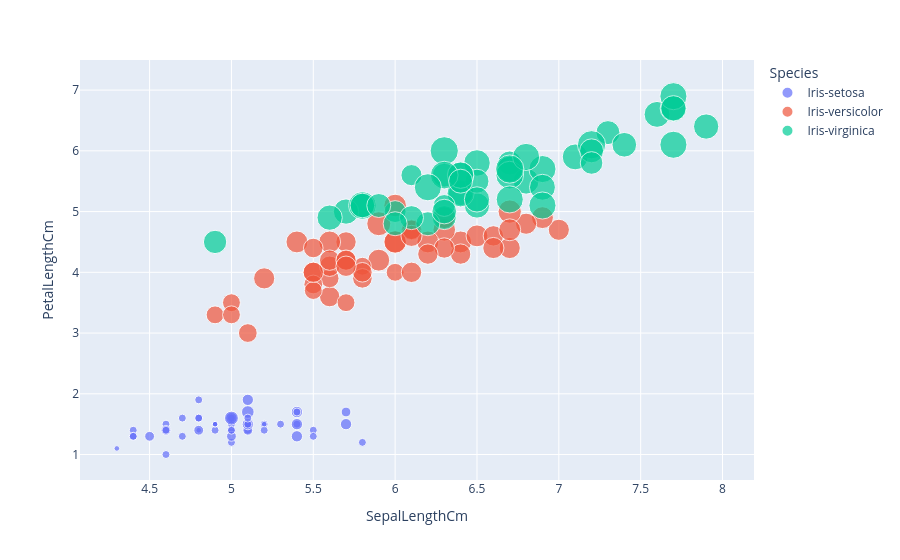

Source (notebook cell):
### Markdown cell above
# PLOTLY SCATTER

### Code cell
import plotly.express as px
fig = px.scatter(iris, x="SepalLengthCm", y="PetalLengthCm", color="Species",
                 size=sizes, hover_data=['PetalWidthCm'])
fig.show()

### Figure 1 — Plotly figure (JSON) as saved in the notebook; plotly's stock layout.template omitted (floating-point values rounded to 4 significant figures)
{"data": [{"customdata": [[0.2], [0.2], [0.2], [0.2], [0.2], [0.4], [0.3], [0.2], [0.2], [0.1], [0.2], [0.2], [0.1], [0.1], [0.2], [0.4], [0.4], [0.3], [0.3], [0.3], [0.2], [0.4], [0.2], [0.5], [0.2], [0.2], [0.4], [0.2], [0.2], [0.2], [0.2], [0.4], [0.1], [0.2], [0.1], [0.2], [0.2], [0.1], [0.2], [0.2], [0.3], [0.3], [0.2], [0.6], [0.4], [0.3], [0.2], [0.2], [0.2], [0.2]], "hovertemplate": "Species=Iris-setosa<br>SepalLengthCm=%{x}<br>PetalLengthCm=%{y}<br>size=%{marker.size}<br>PetalWidthCm=%{customdata[0]}<extra></extra>", "legendgroup": "Iris-setosa", "marker": {"color": "#636efa", "size": [0.08, 0.08, 0.08, 0.08, 0.08, 0.16, 0.12, 0.08, 0.08, 0.04, 0.08, 0.08, 0.04, 0.04, 0.08, 0.16, 0.16, 0.12, 0.12, 0.12, 0.08, 0.16, 0.08, 0.2, 0.08, 0.08, 0.16, 0.08, 0.08, 0.08, 0.08, 0.16, 0.04, 0.08, 0.04, 0.08, 0.08, 0.04, 0.08, 0.08, 0.12, 0.12, 0.08, 0.24, 0.16, 0.12, 0.08, 0.08, 0.08, 0.08], "sizemode": "area", "sizeref": 0.0025, "symbol": "circle"}, "mode": "markers", "name": "Iris-setosa", "orientation": "v", "showlegend": true, "type": "scatter", "x": [5.1, 4.9, 4.7, 4.6, 5.0, 5.4, 4.6, 5.0, 4.4, 4.9, 5.4, 4.8, 4.8, 4.3, 5.8, 5.7, 5.4, 5.1, 5.7, 5.1, 5.4, 5.1, 4.6, 5.1, 4.8, 5.0, 5.0, 5.2, 5.2, 4.7, 4.8, 5.4, 5.2, 5.5, 4.9, 5.0, 5.5, 4.9, 4.4, 5.1, 5.0, 4.5, 4.4, 5.0, 5.1, 4.8, 5.1, 4.6, 5.3, 5.0], "xaxis": "x", "y": [1.4, 1.4, 1.3, 1.5, 1.4, 1.7, 1.4, 1.5, 1.4, 1.5, 1.5, 1.6, 1.4, 1.1, 1.2, 1.5, 1.3, 1.4, 1.7, 1.5, 1.7, 1.5, 1.0, 1.7, 1.9, 1.6, 1.6, 1.5, 1.4, 1.6, 1.6, 1.5, 1.5, 1.4, 1.5, 1.2, 1.3, 1.5, 1.3, 1.5, 1.3, 1.3, 1.3, 1.6, 1.9, 1.4, 1.6, 1.4, 1.5, 1.4], "yaxis": "y"}, {"customdata": [[1.4], [1.5], [1.5], [1.3], [1.5], [1.3], [1.6], [1.0], [1.3], [1.4], [1.0], [1.5], [1.0], [1.4], [1.3], [1.4], [1.5], [1.0], [1.5], [1.1], [1.8], [1.3], [1.5], [1.2], [1.3], [1.4], [1.4], [1.7], [1.5], [1.0], [1.1], [1.0], [1.2], [1.6], [1.5], [1.6], [1.5], [1.3], [1.3], [1.3], [1.2], [1.4], [1.2], [1.0], [1.3], [1.2], [1.3], [1.3], [1.1], [1.3]], "hovertemplate": "Species=Iris-versicolor<br>SepalLengthCm=%{x}<br>PetalLengthCm=%{y}<br>size=%{marker.size}<br>PetalWidthCm=%{customdata[0]}<extra></extra>", "legendgroup": "Iris-versicolor", "marker": {"color": "#EF553B", "size": [0.56, 0.6, 0.6, 0.52, 0.6, 0.52, 0.64, 0.4, 0.52, 0.56, 0.4, 0.6, 0.4, 0.56, 0.52, 0.56, 0.6, 0.4, 0.6, 0.44, 0.72, 0.52, 0.6, 0.48, 0.52, 0.56, 0.56, 0.68, 0.6, 0.4, 0.44, 0.4, 0.48, 0.64, 0.6, 0.64, 0.6, 0.52, 0.52, 0.52, 0.48, 0.56, 0.48, 0.4, 0.52, 0.48, 0.52, 0.52, 0.44, 0.52], "sizemode": "area", "sizeref": 0.0025, "symbol": "circle"}, "mode": "markers", "name": "Iris-versicolor", "orientation": "v", "showlegend": true, "type": "scatter", "x": [7.0, 6.4, 6.9, 5.5, 6.5, 5.7, 6.3, 4.9, 6.6, 5.2, 5.0, 5.9, 6.0, 6.1, 5.6, 6.7, 5.6, 5.8, 6.2, 5.6, 5.9, 6.1, 6.3, 6.1, 6.4, 6.6, 6.8, 6.7, 6.0, 5.7, 5.5, 5.5, 5.8, 6.0, 5.4, 6.0, 6.7, 6.3, 5.6, 5.5, 5.5, 6.1, 5.8, 5.0, 5.6, 5.7, 5.7, 6.2, 5.1, 5.7], "xaxis": "x", "y": [4.7, 4.5, 4.9, 4.0, 4.6, 4.5, 4.7, 3.3, 4.6, 3.9, 3.5, 4.2, 4.0, 4.7, 3.6, 4.4, 4.5, 4.1, 4.5, 3.9, 4.8, 4.0, 4.9, 4.7, 4.3, 4.4, 4.8, 5.0, 4.5, 3.5, 3.8, 3.7, 3.9, 5.1, 4.5, 4.5, 4.7, 4.4, 4.1, 4.0, 4.4, 4.6, 4.0, 3.3, 4.2, 4.2, 4.2, 4.3, 3.0, 4.1], "yaxis": "y"}, {"customdata": [[2.5], [1.9], [2.1], [1.8], [2.2], [2.1], [1.7], [1.8], [1.8], [2.5], [2.0], [1.9], [2.1], [2.0], [2.4], [2.3], [1.8], [2.2], [2.3], [1.5], [2.3], [2.0], [2.0], [1.8], [2.1], [1.8], [1.8], [1.8], [2.1], [1.6], [1.9], [2.0], [2.2], [1.5], [1.4], [2.3], [2.4], [1.8], [1.8], [2.1], [2.4], [2.3], [1.9], [2.3], [2.5], [2.3], [1.9], [2.0], [2.3], [1.8]], "hovertemplate": "Species=Iris-virginica<br>SepalLengthCm=%{x}<br>PetalLengthCm=%{y}<br>size=%{marker.size}<br>PetalWidthCm=%{customdata[0]}<extra></extra>", "legendgroup": "Iris-virginica", "marker": {"color": "#00cc96", "size": [1.0, 0.76, 0.84, 0.72, 0.88, 0.84, 0.68, 0.72, 0.72, 1.0, 0.8, 0.76, 0.84, 0.8, 0.96, 0.92, 0.72, 0.88, 0.92, 0.6, 0.92, 0.8, 0.8, 0.72, 0.84, 0.72, 0.72, 0.72, 0.84, 0.64, 0.76, 0.8, 0.88, 0.6, 0.56, 0.92, 0.96, 0.72, 0.72, 0.84, 0.96, 0.92, 0.76, 0.92, 1.0, 0.92, 0.76, 0.8, 0.92, 0.72], "sizemode": "area", "sizeref": 0.0025, "symbol": "circle"}, "mode": "markers", "name": "Iris-virginica", "orientation": "v", "showlegend": true, "type": "scatter", "x": [6.3, 5.8, 7.1, 6.3, 6.5, 7.6, 4.9, 7.3, 6.7, 7.2, 6.5, 6.4, 6.8, 5.7, 5.8, 6.4, 6.5, 7.7, 7.7, 6.0, 6.9, 5.6, 7.7, 6.3, 6.7, 7.2, 6.2, 6.1, 6.4, 7.2, 7.4, 7.9, 6.4, 6.3, 6.1, 7.7, 6.3, 6.4, 6.0, 6.9, 6.7, 6.9, 5.8, 6.8, 6.7, 6.7, 6.3, 6.5, 6.2, 5.9], "xaxis": "x", "y": [6.0, 5.1, 5.9, 5.6, 5.8, 6.6, 4.5, 6.3, 5.8, 6.1, 5.1, 5.3, 5.5, 5.0, 5.1, 5.3, 5.5, 6.7, 6.9, 5.0, 5.7, 4.9, 6.7, 4.9, 5.7, 6.0, 4.8, 4.9, 5.6, 5.8, 6.1, 6.4, 5.6, 5.1, 5.6, 6.1, 5.6, 5.5, 4.8, 5.4, 5.6, 5.1, 5.1, 5.9, 5.7, 5.2, 5.0, 5.2, 5.4, 5.1], "yaxis": "y"}], "layout": {"legend": {"itemsizing": "constant", "title": {"text": "Species"}, "tracegroupgap": 0}, "margin": {"t": 60}, "xaxis": {"anchor": "y", "domain": [0, 1], "title": {"text": "SepalLengthCm"}}, "yaxis": {"anchor": "x", "domain": [0, 1], "title": {"text": "PetalLengthCm"}}}}
